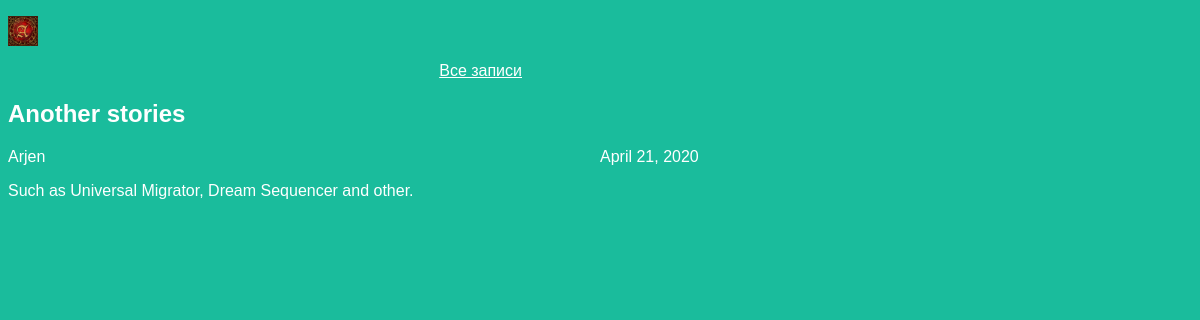
Screenshot of /article/4 with the database file from the repository.
### articles/models.py (models this page shows, shortened)
class Article(models.Model):
    title = models.CharField(max_length=200)
    author = models.ForeignKey(User, on_delete=models.CASCADE)
    text = models.TextField()
    created_date = models.DateField(auto_now_add=True)

### articles/views.py (the view)
# urls.py: path('article/<article_id>', views.get_article),
def get_article(request, article_id):
    try:
        post = Article.objects.get(id=article_id)
        return render(request, 'article.html', {"post": post})
    except Article.DoesNotExist:
        raise Http404

### articles/templates/article.html (shortened to what this page needs)
<!DOCTYPE html>
<head>
<link rel="stylesheet" href="{{ STATIC_URL }}/static/css/article.css">
</head>
<body>
<div class="header">
<p> <img src="{{ STATIC_URL }}/static/project.png"/> </p>
</div>
<div class="one-post">
<p class="all-articles"><a href="/">Все записи</a>
<h2 class="post-title">{{ post.title }}</h2>
<div class="article-info">
<div class="article-author">{{post.author.username }}</div>
<div class="article-created- date">{{post.created_date }}</div>
</div>
<p class="article-text">{{ post.text }}</p>
</div>
</body>

### articles/static/css/article.css (style rules this page uses)
body { background: #1abc9c; font-family: Tahoma, Arial, sans-serif; color: #ffffff; }
.header img { display: block; width: 30px; margin-right: auto; }
.article-author { width: 50%; float: left; }
.article-text { text-align:left; margin-left: auto; margin-right: 650px; }
.all-articles a { color: #ffffff; }
.all-articles { text-align:right; margin-left:auto; margin-right:670px; }

### rows the page displays
Article: title "Another stories", author.username "Arjen", created_date "April 21, 2020", text "Such as Universal Migrator, Dream Sequencer and other."
